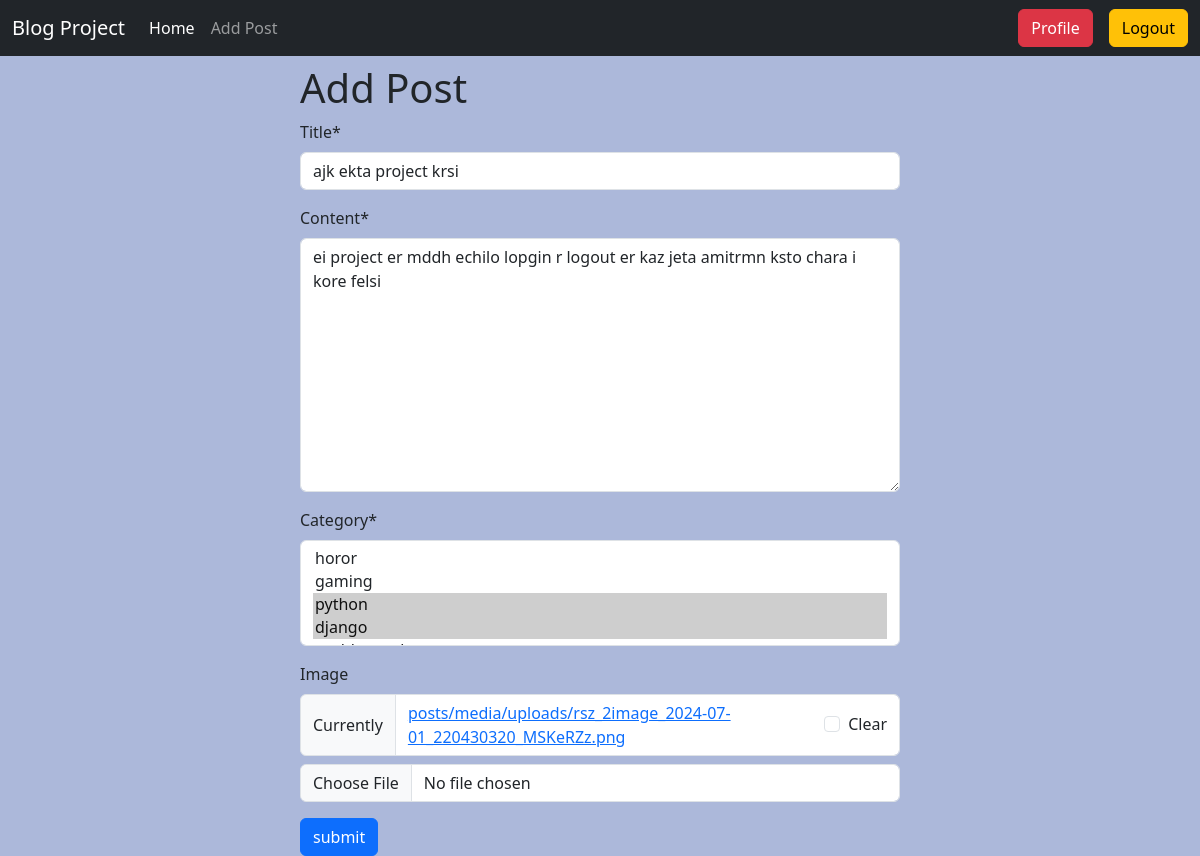
/post/edit/11/ (signed in), run on an earlier commit of the app's database.
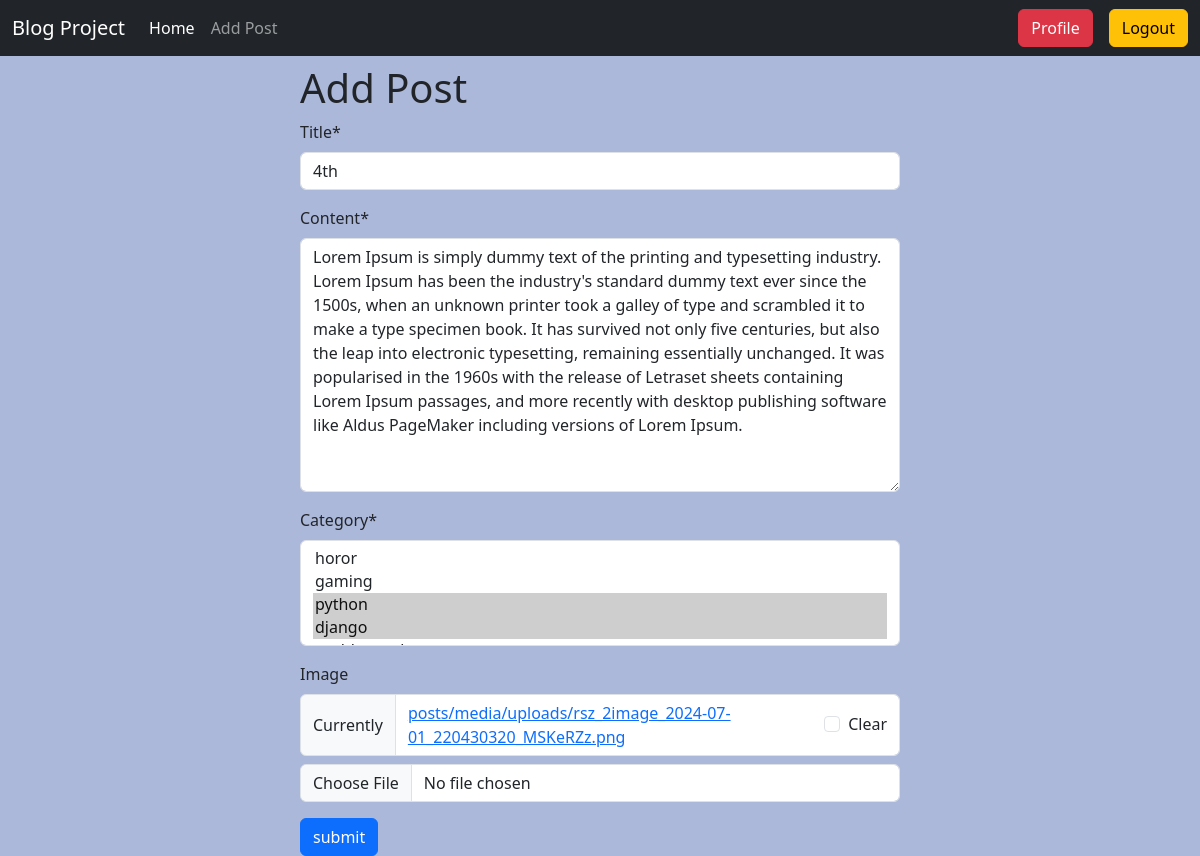
And on a later commit of the database.
### posts/models.py (models this page shows, shortened)
class Posts(models.Model):
    title=models.CharField(max_length=50)
    content=models.TextField()
    category=models.ManyToManyField(Catagory)
    author=models.ForeignKey(User,on_delete=models.CASCADE)
    image=models.ImageField(upload_to="posts/media/uploads/",blank=True,null=True)

### posts/views.py (the view)
# urls.py: path("edit/<int:id>/",EditPostView.as_view(),name="edit_post"),
@method_decorator(login_required,name="dispatch")
class EditPostView(UpdateView):
    model=Posts
    form_class=forms.PostForm
    template_name="add_post.html"
    pk_url_kwarg= "id"
    success_url=reverse_lazy("profile")

### posts/forms.py
class PostForm(forms.ModelForm):
    class Meta:
        model=Posts
        exclude=["author"]

### catagories/models.py (called while the page is built)
    def __str__(self):
        return self.name

### posts/templates/add_post.html (shortened to what this page needs)
{% extends "base.html" %}
{% load crispy_forms_tags %}
{% block content %}
<form style="width: 50%; margin:auto;" method="post">
    <h1 class="mt-2">Add Post</h1>
    {{form |crispy }}
    <button type="submit" class="btn btn-primary">submit</button>
</form>
{% endblock content %}

What changed in the data, as far as the page shows it:
changed Posts: title "ajk ekta project krsi" → "4th"; content "ei project er mddh echilo lopgin r logout er kaz jeta amitrmn ksto chara i kore felsi" → "Lorem Ipsum is simply dummy text of the printing and typesetting industry. Lorem Ipsum has been the industry's standard dummy text ever since the 1500s, when an unknown printer took a galley of type and scrambled it to make a type specimen book. It has survived not only five centuries, but also the leap into electronic typesetting, remaining essentially unchanged. It was popularised in the 1960s with the release of Letraset sheets containing Lorem Ipsum passages, and more recently with desktop publishing software like Aldus PageMaker including versions of Lorem Ipsum."
